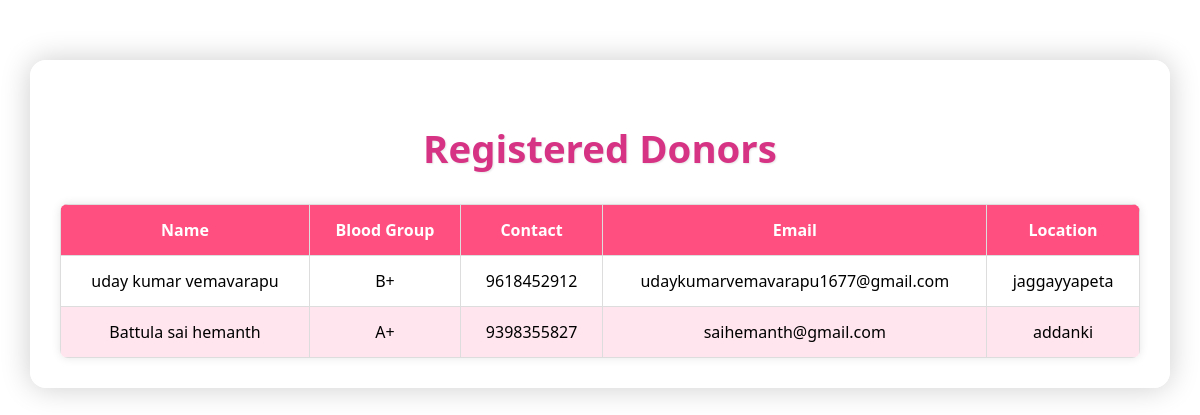
Before: /view_donors with the older database file.
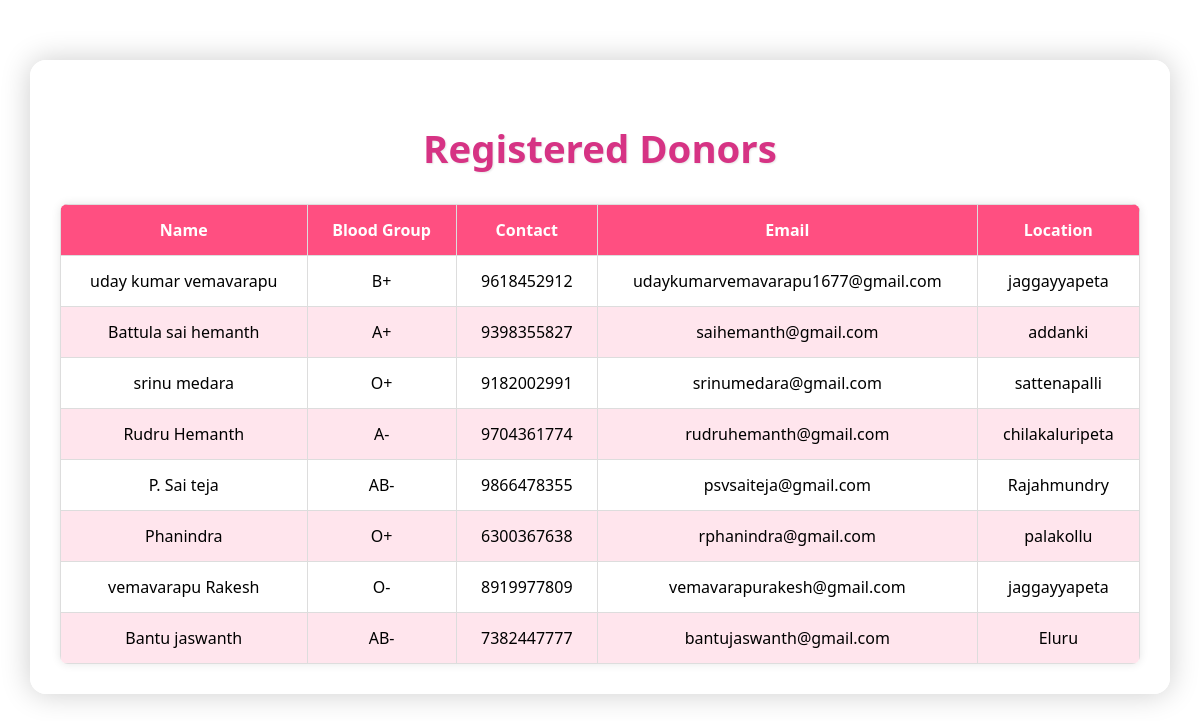
After: the same page with the newer database file.
### tables this page shows
CREATE TABLE donors (
            id INTEGER PRIMARY KEY AUTOINCREMENT,
            name TEXT NOT NULL,
            blood_group TEXT NOT NULL,
            phone TEXT NOT NULL,
            email TEXT NOT NULL,
            location TEXT NOT NULL
        );

### app.py (the view)
@app.route('/view_donors')
def view_donors():
    conn = get_db_connection()
    cursor = conn.cursor()
    cursor.execute("SELECT name, blood_group, phone, email, location FROM donors")
    donors = cursor.fetchall()
    conn.close()
    return render_template('view_donors.html', donors=donors)

### app.py (called while the page is built)
def get_db_connection():
    db_path = os.path.join(os.path.dirname(__file__), 'bloodsource.db')
    conn = sqlite3.connect(db_path)
    conn.row_factory = sqlite3.Row
    return conn

### templates/view_donors.html (shortened to what this page needs)
<!DOCTYPE html>
<html>
<head>
</head>
<body>
    <div class="container">
        <h2>Registered Donors</h2>
        <table>
            <thead>
                <tr>
                    <th>Name</th>
                    <th>Blood Group</th>
                    <th>Contact</th>
                    <th>Email</th>
                    <th>Location</th>
                </tr>
            </thead>
            <tbody>
                {% for donor in donors %}
                <tr>
                    <td>{{ donor[0] }}</td>
                    <td>{{ donor[1] }}</td>
                    <td>{{ donor[2] }}</td>
                    <td>{{ donor[3] }}</td>
                    <td>{{ donor[4] }}</td>
                </tr>
                {% endfor %}
            </tbody>
        </table>
    </div>
</body>
</html>

### templates/view_donors.html (style rules this page uses)
body { font-family: 'Segoe UI', Tahoma, Geneva, Verdana, sans-serif; background: url('https://cdn.wallpapersafari.com/48/92/fGm5Sf.jpg') no-repeat center center fixed; background-size: cover; margin: 0; padding: 0; }
.container { width: 90%; max-width: 1100px; margin: 60px auto; background-color: rgba(255, 255, 255, 0.92); padding: 30px; border-radius: 16px; box-shadow: 0px 0px 30px rgba(0, 0, 0, 0.2); }
h2 { text-align: center; font-size: 2.4em; color: #d63384; margin-bottom: 30px; text-shadow: 1px 1px 2px rgba(0,0,0,0.1); }
table { width: 100%; border-collapse: collapse; background-color: #fff; border-radius: 8px; overflow: hidden; box-shadow: 0 0 10px rgba(0,0,0,0.1); }
th, td { padding: 14px 18px; border: 1px solid #ddd; text-align: center; font-size: 16px; }
th { background-color: #ff4f81; color: white; }
tr:nth-child(even) { background-color: #ffe5ed; }

Changed rows visible on the page:
added donors: name "srinu medara", blood_group "O+", phone "9182002991", email "srinumedara@gmail.com", location "sattenapalli"
added donors: name "Rudru Hemanth", blood_group "A-", phone "9704361774", email "rudruhemanth@gmail.com", location "chilakaluripeta"
added donors: name "P. Sai teja", blood_group "AB-", phone "9866478355", email "psvsaiteja@gmail.com", location "Rajahmundry"
added donors: name "Phanindra", blood_group "O+", phone "6300367638", email "rphanindra@gmail.com", location "palakollu"
added donors: name "vemavarapu Rakesh", blood_group "O-", phone "8919977809", email "vemavarapurakesh@gmail.com", location "jaggayyapeta"
added donors: name "Bantu jaswanth", blood_group "AB-", phone "7382447777", email "bantujaswanth@gmail.com", location "Eluru"
